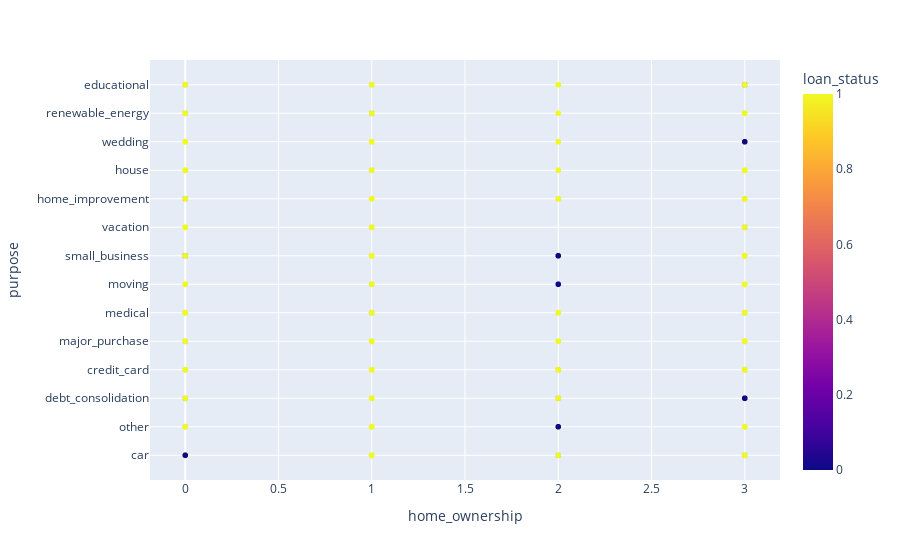

Notebook code for this chart:
### Markdown cell above
#### Comparison of home_ownership vs defaulters/non_defaulters

### Code cell
df2 = df.filter(items=['loan_status','home_ownership','purpose'])

import plotly.express as px
import pandas as pd
  
# plotting the scatter chart
fig = px.scatter(df2, x="home_ownership", y="purpose", color='loan_status')
 
# showing the plot
fig.show()

### Figure 1 — Plotly figure (JSON) as saved in the notebook; plotly's stock layout.template omitted (floating-point values rounded to 4 significant figures; data arrays with more than 128 entries replaced by an {"elided": "..."} marker saying what was removed)
{"data": [{"hovertemplate": "home_ownership=%{x}<br>purpose=%{y}<br>loan_status=%{marker.color}<extra></extra>", "legendgroup": "", "marker": {"color": {"elided": "23798 int values"}, "coloraxis": "coloraxis", "symbol": "circle"}, "mode": "markers", "name": "", "showlegend": false, "type": "scattergl", "x": {"elided": "23798 int values"}, "xaxis": "x", "y": {"elided": "23798 str values"}, "yaxis": "y"}], "layout": {"coloraxis": {"colorbar": {"title": {"text": "loan_status"}}, "colorscale": [[0, "#0d0887"], [0.1111, "#46039f"], [0.2222, "#7201a8"], [0.3333, "#9c179e"], [0.4444, "#bd3786"], [0.5556, "#d8576b"], [0.6667, "#ed7953"], [0.7778, "#fb9f3a"], [0.8889, "#fdca26"], [1, "#f0f921"]]}, "legend": {"tracegroupgap": 0}, "margin": {"t": 60}, "xaxis": {"anchor": "y", "domain": [0, 1], "title": {"text": "home_ownership"}}, "yaxis": {"anchor": "x", "domain": [0, 1], "title": {"text": "purpose"}}}}
